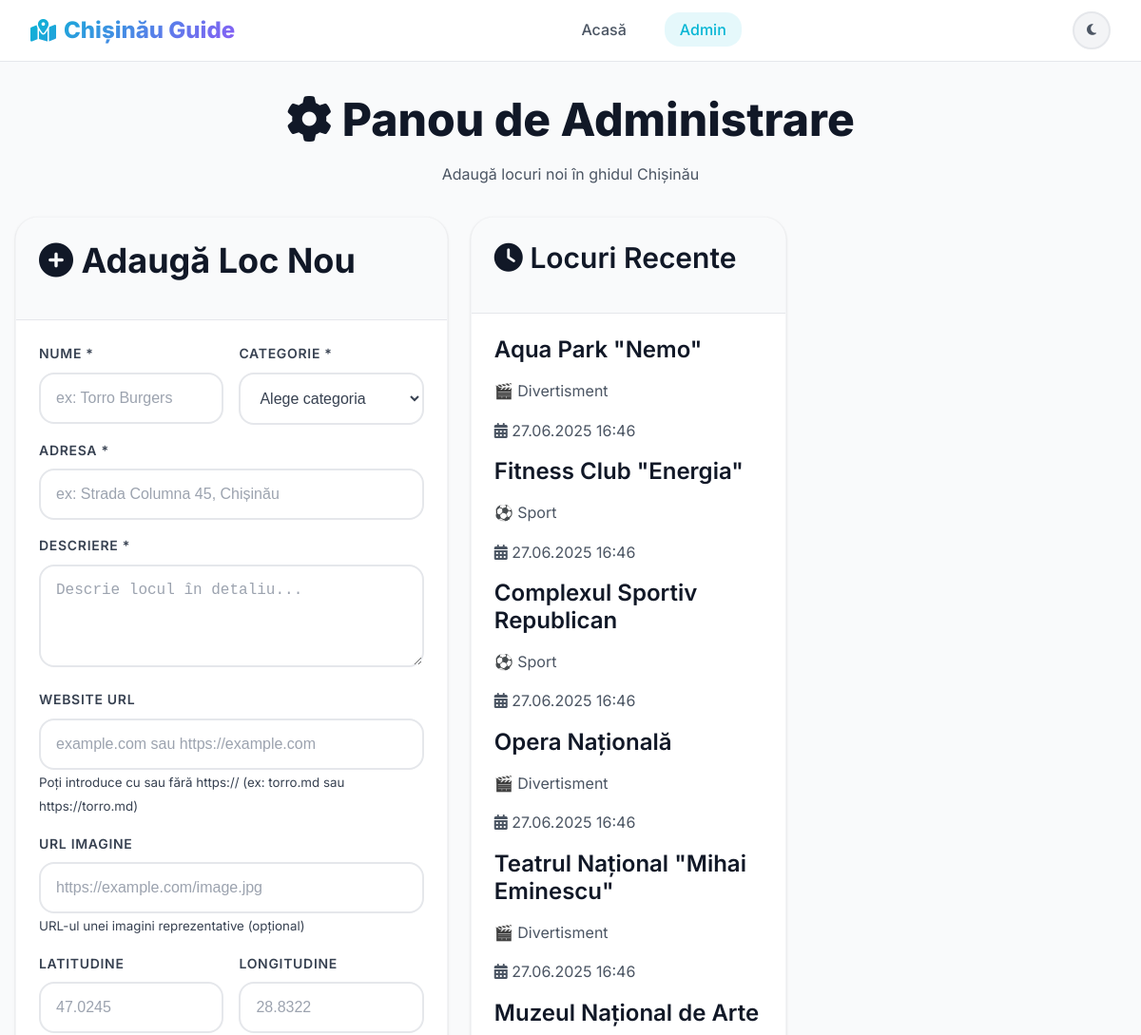
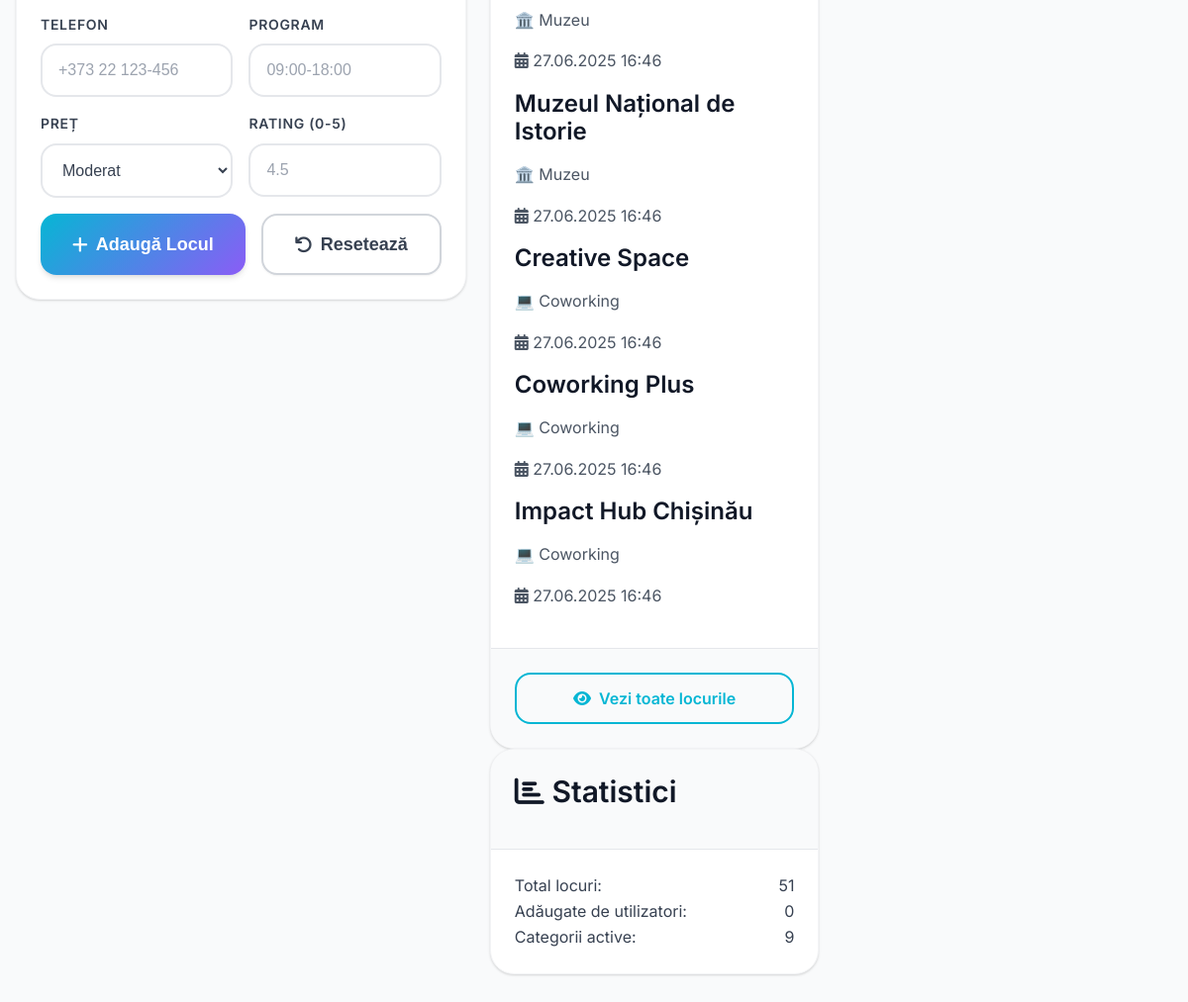
The app's page /admin.php with its own data (2 pictures, top to bottom).
### tables this page shows
CREATE TABLE places (
    id INT PRIMARY KEY AUTO_INCREMENT,
    name VARCHAR(200) NOT NULL,
    category ENUM('park', 'restaurant', 'cafe', 'museum', 'shopping', 'education', 'entertainment', 'sports', 'coworking', 'nightlife', 'health', 'transport') NOT NULL,
    address TEXT NOT NULL,
    description TEXT NOT NULL,
    website_url VARCHAR(500) NULL,
    image_url VARCHAR(500) NULL,
    latitude DECIMAL(10, 8) NULL,
    longitude DECIMAL(11, 8) NULL,
    phone VARCHAR(20) NULL,
    opening_hours VARCHAR(100) NULL,
    price_range ENUM('free', 'budget', 'moderate', 'expensive') DEFAULT 'moderate',
    rating DECIMAL(2,1) DEFAULT 0.0,
    added_by_user BOOLEAN DEFAULT FALSE,
    created_at TIMESTAMP DEFAULT CURRENT_TIMESTAMP,
    updated_at TIMESTAMP DEFAULT CURRENT_TIMESTAMP ON UPDATE CURRENT_TIMESTAMP,
    
     
    INDEX idx_name (name),
    INDEX idx_category (category),
    INDEX idx_created_at (created_at),
    FULLTEXT(name, description, address)
);

### admin.php (the view, shortened to what this page needs)
<?php
$database = new Database();
$db = $database->getConnection();
try {
    $recent_query = "SELECT * FROM places ORDER BY created_at DESC LIMIT 10";
    $recent_stmt = $db->prepare($recent_query);
    $recent_stmt->execute();
    $recent_places = $recent_stmt->fetchAll();
} catch (Exception $e) {
    $recent_places = [];
    error_log("Error fetching recent places: " . $e->getMessage());
}
$categories = [
    'park' => '🌳 Parc',
    'restaurant' => '🍽️ Restaurant',
    'cafe' => '☕ Cafenea',
    'museum' => '🏛️ Muzeu',
    'shopping' => '🛍️ Shopping',
    'education' => '🎓 Educație',
    'entertainment' => '🎬 Divertisment',
    'sports' => '⚽ Sport',
    'coworking' => '💻 Coworking',
    'nightlife' => '🌙 Viața de noapte',
    'health' => '🏥 Sănătate',
    'transport' => '🚌 Transport'
];
$price_ranges = [
    'free' => 'Gratuit',
    'budget' => 'Buget mic',
    'moderate' => 'Moderat',
    'expensive' => 'Scump'
];
?>
<!DOCTYPE html>
<html lang="ro" data-theme="light">
<head>
    <link href="https://cdnjs.cloudflare.com/ajax/libs/font-awesome/6.4.0/css/all.min.css" rel="stylesheet">
    <link href="assets/css/style.css" rel="stylesheet">
</head>
<body>
    <nav class="navbar">
        <div class="container">
            <div class="navbar-container">
                <a href="index.php" class="navbar-brand">
                    <i class="fas fa-map-marked-alt"></i>
                    Chișinău Guide
                </a>
                <ul class="navbar-nav" id="navbar-nav">
                    <li><a href="index.php" class="nav-link">Acasă</a></li>
                    <li><a href="admin.php" class="nav-link active">Admin</a></li>
                </ul>
                <button class="theme-toggle" onclick="toggleTheme()" title="Schimbă tema">
                    <i class="fas fa-moon" id="theme-icon"></i>
                </button>
            </div>
        </div>
    </nav>
    <div class="container py-8">
        <div class="text-center mb-8">
            <h1 class="text-4xl font-bold mb-4">
                <i class="fas fa-cog text-primary"></i>
                Panou de Administrare
            </h1>
            <p class="text-xl text-gray-600">Adaugă locuri noi în ghidul Chișinău</p>
        </div>
        <div class="grid grid-cols-3 gap-8">
            <div class="col-span-2">
                <div class="card">
                    <div class="card-header">
                        <h2 class="text-2xl font-bold">
                            <i class="fas fa-plus-circle text-primary"></i>
                            Adaugă Loc Nou
                        </h2>
                    </div>
                    <div class="card-body">
                        <form method="POST" class="space-y-6" id="admin-form">
                            <div class="grid grid-cols-2 gap-4">
                                <div class="form-group">
                                    <label for="name" class="form-label">Nume *</label>
                                    <input type="text" id="name" name="name" class="form-input"
                                           placeholder="ex: Torro Burgers" required
                                           value="<?php echo htmlspecialchars($_POST['name'] ?? ''); ?>">
                                </div>
                                <div class="form-group">
                                    <label for="category" class="form-label">Categorie *</label>
                                    <select id="category" name="category" class="form-select" required>
                                        <option value="">Alege categoria</option>
                                    </select>
                                </div>
                            </div>
                            <div class="form-group">
                                <label for="address" class="form-label">Adresa *</label>
                                <input type="text" id="address" name="address" class="form-input"
                                       placeholder="ex: Strada Columna 45, Chișinău" required
                                       value="<?php echo htmlspecialchars($_POST['address'] ?? ''); ?>">
                            </div>
                            <div class="form-group">
                                <label for="description" class="form-label">Descriere *</label>
                                <textarea id="description" name="description" class="form-input" rows="4"
                                          placeholder="Descrie locul în detaliu..." required><?php echo htmlspecialchars($_POST['description'] ?? ''); ?></textarea>
                            </div>
                            <div class="form-group">
                                <label for="website_url" class="form-label">Website URL</label>
                                <input type="text" id="website_url" name="website_url" class="form-input"
                                       placeholder="example.com sau https://example.com"
                                       value="<?php echo htmlspecialchars($_POST['website_url'] ?? ''); ?>">
                                <small class="text-gray-500">Poți introduce cu sau fără https:// (ex: torro.md sau https://torro.md)</small>
                            </div>
                            <div class="form-group">
                                <label for="image_url" class="form-label">URL Imagine</label>
                                <input type="url" id="image_url" name="image_url" class="form-input"
                                       placeholder="https://example.com/image.jpg"
                                       value="<?php echo htmlspecialchars($_POST['image_url'] ?? ''); ?>">
                                <small class="text-gray-500">URL-ul unei imagini reprezentative (opțional)</small>
                            </div>
                            <div class="grid grid-cols-2 gap-4">
                                <div class="form-group">
                                    <label for="latitude" class="form-label">Latitudine</label>
                                    <input type="number" id="latitude" name="latitude" class="form-input"
                                           step="0.000001" placeholder="47.0245"
                                           value="<?php echo htmlspecialchars($_POST['latitude'] ?? ''); ?>">
                                </div>
                                <div class="form-group">
                                    <label for="longitude" class="form-label">Longitudine</label>
                                    <input type="number" id="longitude" name="longitude" class="form-input"
                                           step="0.000001" placeholder="28.8322"
                                           value="<?php echo htmlspecialchars($_POST['longitude'] ?? ''); ?>">
                                </div>
                            </div>
                            <div class="grid grid-cols-2 gap-4">
                                <div class="form-group">
                                    <label for="phone" class="form-label">Telefon</label>
                                    <input type="tel" id="phone" name="phone" class="form-input"
                                           placeholder="+373 22 123-456"
                                           value="<?php echo htmlspecialchars($_POST['phone'] ?? ''); ?>">
                                </div>
                                <div class="form-group">
                                    <label for="opening_hours" class="form-label">Program</label>
                                    <input type="text" id="opening_hours" name="opening_hours" class="form-input"
                                           placeholder="09:00-18:00"
                                           value="<?php echo htmlspecialchars($_POST['opening_hours'] ?? ''); ?>">
                                </div>
                            </div>
                            <div class="grid grid-cols-2 gap-4">
                                <div class="form-group">
                                    <label for="price_range" class="form-label">Preț</label>
                                    <select id="price_range" name="price_range" class="form-select">
                                        <?php foreach ($price_ranges as $value => $label): ?>
                                            <option value="<?php echo $value; ?>"
                                                    <?php echo ($_POST['price_range'] ?? 'moderate') === $value ? 'selected' : ''; ?>>
                                                <?php echo $label; ?>
                                            </option>
                                        <?php endforeach; ?>
                                    </select>
                                </div>
                                <div class="form-group">
                                    <label for="rating" class="form-label">Rating (0-5)</label>
                                    <input type="number" id="rating" name="rating" class="form-input"
                                           min="0" max="5" step="0.1" placeholder="4.5"
                                           value="<?php echo htmlspecialchars($_POST['rating'] ?? ''); ?>">
                                </div>
                            </div>
                            <div class="flex gap-4">
                                <button type="submit" class="btn btn-primary btn-lg" id="submit-btn">
                                    <i class="fas fa-plus"></i>
                                    Adaugă Locul
                                </button>
                                <button type="reset" class="btn btn-secondary btn-lg">
                                    <i class="fas fa-undo"></i>
                                    Resetează
                                </button>
                            </div>
                        </form>
                    </div>
                </div>
            </div>
            <div>
                <div class="card">
                    <div class="card-header">
                        <h3 class="text-xl font-bold">
                            <i class="fas fa-clock text-accent"></i>
                            Locuri Recente
                        </h3>
                    </div>
                    <div class="card-body">
                        <?php if (empty($recent_places)): ?>
                            <p class="text-gray-500 text-center py-4">
                                <i class="fas fa-inbox text-2xl mb-2 block"></i>
                                Nu există locuri încă
                            </p>
                        <?php else: ?>
                            <div class="space-y-4">
                                <?php foreach ($recent_places as $place): ?>
                                    <div class="border-l-4 border-primary pl-4 py-2">
                                        <h4 class="font-semibold text-gray-900 mb-1">
                                            <?php echo htmlspecialchars($place['name']); ?>
                                        </h4>
                                        <p class="text-sm text-gray-600 mb-1">
                                            <?php echo $categories[$place['category']] ?? ucfirst($place['category']); ?>
                                        </p>
                                        <p class="text-xs text-gray-500">
                                            <i class="fas fa-calendar-alt"></i>
                                            <?php echo date('d.m.Y H:i', strtotime($place['created_at'])); ?>
                                        </p>
                                    </div>
                                <?php endforeach; ?>
                            </div>
                        <?php endif; ?>
                    </div>
                    <div class="card-footer">
                        <a href="index.php" class="btn btn-outline w-full">
                            <i class="fas fa-eye"></i>
                            Vezi toate locurile
                        </a>
                    </div>
                </div>
                <div class="card mt-6">
                    <div class="card-header">
                        <h3 class="text-xl font-bold">
                            <i class="fas fa-chart-bar text-coral"></i>
                            Statistici
                        </h3>
                    </div>
                    <div class="card-body">
                        <?php
                        try {
                            $stats_query = "SELECT
                                COUNT(*) as total,
                                COUNT(CASE WHEN added_by_user = 1 THEN 1 END) as user_added,
                                COUNT(DISTINCT category) as categories
                                FROM places";
                            $stats_stmt = $db->prepare($stats_query);
                            $stats_stmt->execute();
                            $stats = $stats_stmt->fetch();
                        } catch (Exception $e) {
                            $stats = ['total' => 0, 'user_added' => 0, 'categories' => 0];
                            error_log("Error fetching stats: " . $e->getMessage());
                        }
                        ?>
                        <div class="space-y-4">
                            <div class="flex justify-between items-center">
                                <span class="text-gray-600">Total locuri:</span>
                                <span class="font-bold text-2xl text-primary"><?php echo $stats['total']; ?></span>
                            </div>
                            <div class="flex justify-between items-center">
                                <span class="text-gray-600">Adăugate de utilizatori:</span>
                                <span class="font-bold text-xl text-accent"><?php echo $stats['user_added']; ?></span>
                            </div>
                            <div class="flex justify-between items-center">
                                <span class="text-gray-600">Categorii active:</span>
                                <span class="font-bold text-xl text-coral"><?php echo $stats['categories']; ?></span>
                            </div>
                        </div>
                    </div>
                </div>
            </div>
        </div>
    </div>
</body>
</html>

### records on screen
places: name "Aqua Park \"Nemo\"", category "🎬 Divertisment", created_at "27.06.2025 16:46"
places: name "Fitness Club \"Energia\"", category "⚽ Sport", created_at "27.06.2025 16:46"
places: name "Complexul Sportiv Republican", category "⚽ Sport", created_at "27.06.2025 16:46"
places: name "Opera Națională", category "🎬 Divertisment", created_at "27.06.2025 16:46"
places: name "Teatrul Național \"Mihai Eminescu\"", category "🎬 Divertisment", created_at "27.06.2025 16:46"
places: name "Muzeul Național de Arte", category "🏛️ Muzeu", created_at "27.06.2025 16:46"
places: name "Muzeul Național de Istorie", category "🏛️ Muzeu", created_at "27.06.2025 16:46"
places: name "Creative Space", category "💻 Coworking", created_at "27.06.2025 16:46"
places: name "Coworking Plus", category "💻 Coworking", created_at "27.06.2025 16:46"
places: name "Impact Hub Chișinău", category "💻 Coworking", created_at "27.06.2025 16:46"

### other values on screen
$stats['total'] "51"
$stats['user_added'] "0"
$stats['categories'] "9"
form field price_range "Moderat"
